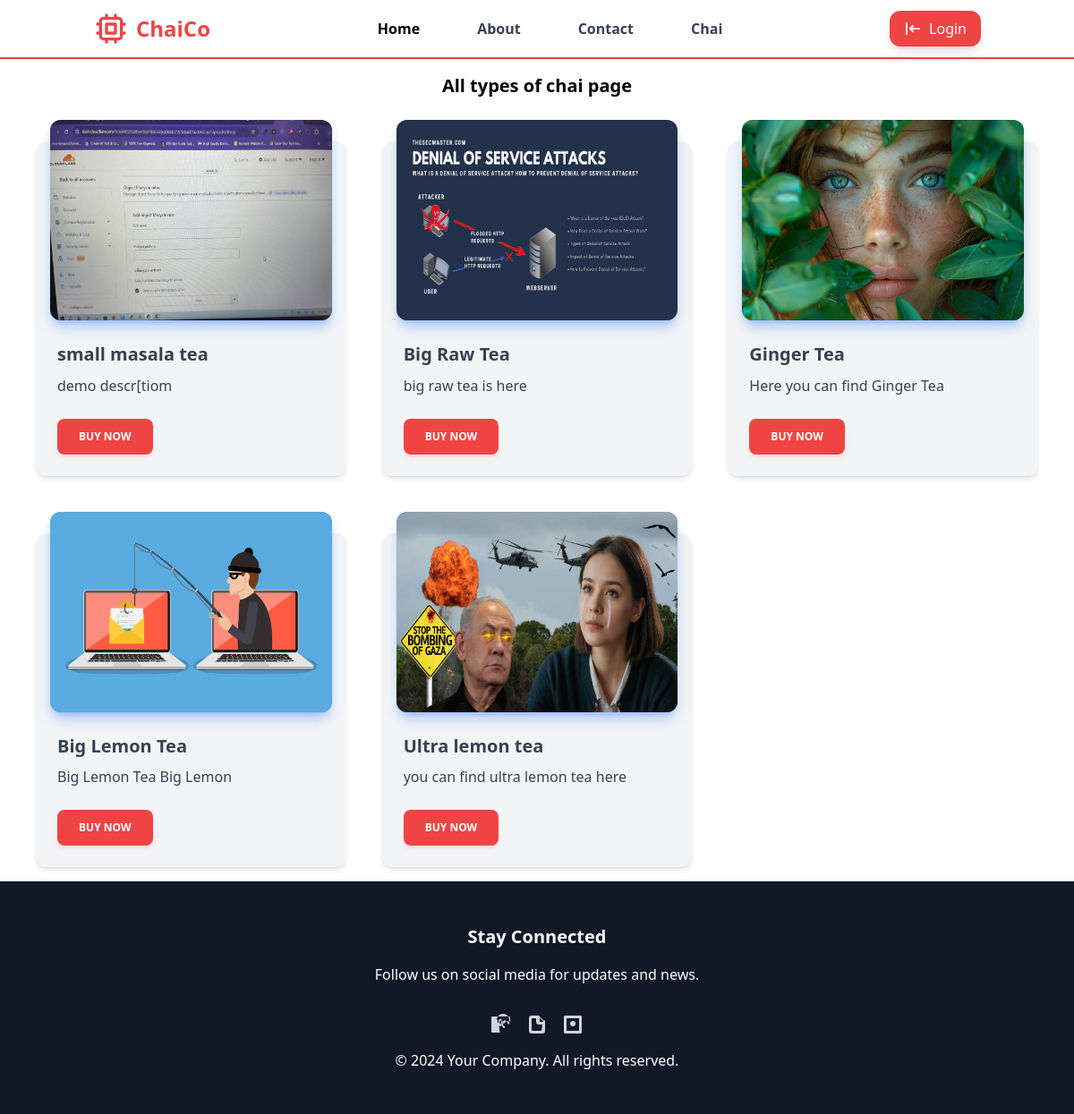
The app's page /chai/, older data.
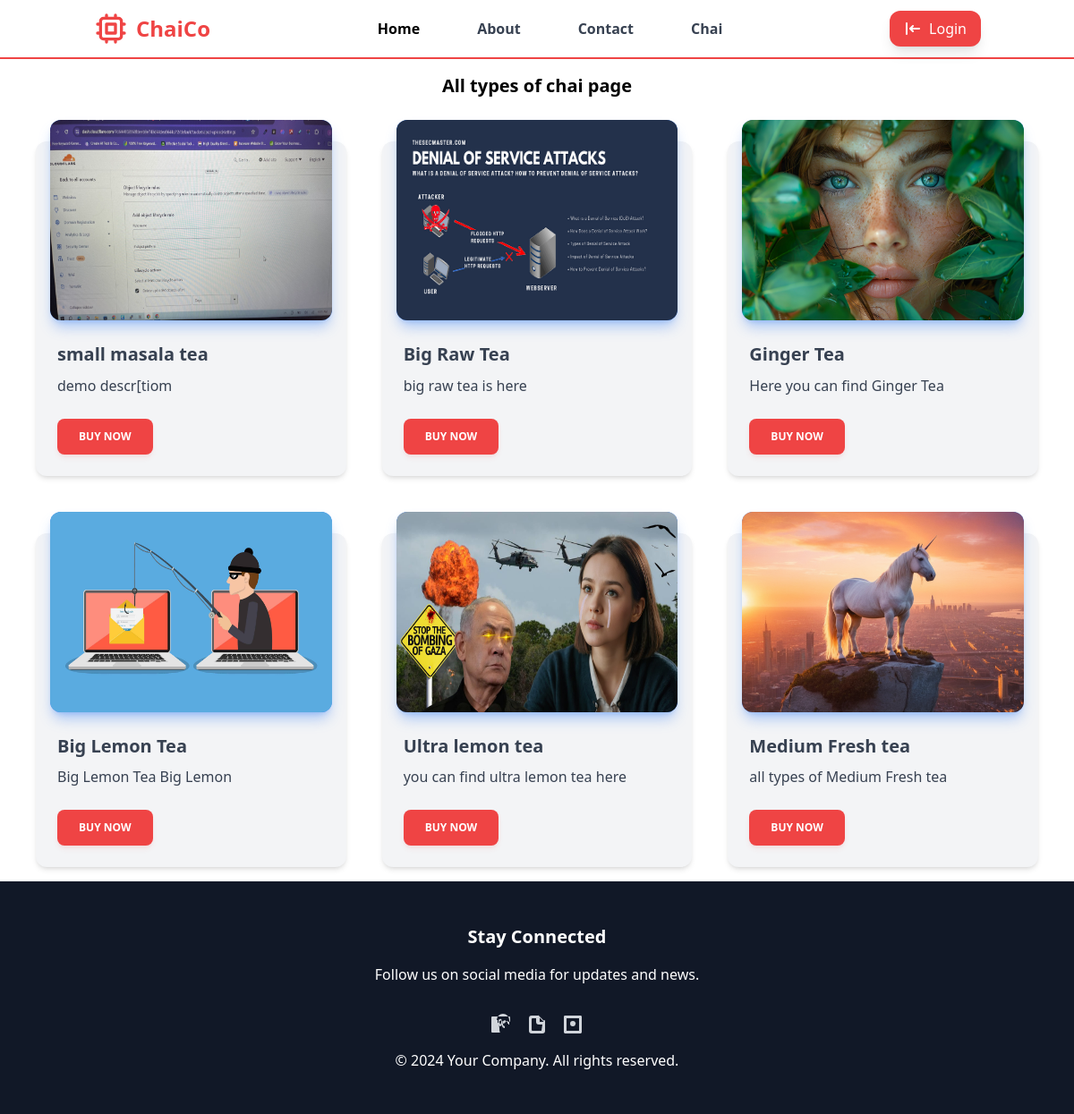
The same page, newer data.
### chai/models.py (models this page shows, shortened)
class Chaivarity(models.Model):
    Select_Chai_Type = [
        ('ML', 'Masala Tea'),
        ('GN', 'Ginger Tea'),
        ('LM', 'Leamon Tea'),
        ('RT', 'Raw Tea'),
    ]
    name = models.CharField(max_length=100)
    image = models.ImageField(upload_to='chais/')
    description = models.TextField()
    created_date = models.DateTimeField(default=timezone.now)
    cha_type = models.CharField(max_length=2, choices=Select_Chai_Type)
    DisplayField = ['name', 'description', 'chai_type']

### chai/views.py (the view)
# urls.py: path('', views.all_chai, name='all_chai'),
def all_chai(request):
    chais=Chaivarity.objects.all()
    return render(request,'chai/all_chai.html', {'chais':chais})

### chai/templates/chai/all_chai.html (shortened to what this page needs)
{% extends 'layout.html' %}
{% block content %}
<div class="bg-white text-black">
    <h1 class="text-center text-xl font-bold pt-4">All types of chai page</h1>
    <div class="grid grid-cols-3 gap-10 ml-10 mr-10 pt-6 pb-4">
        {% for chai in chais %}
        <div class="relative flex flex-col mt-6 text-gray-700 bg-gray-100 shadow-md bg-clip-border rounded-xl w-84">
            <div class="relative h-56 mx-4 -mt-6 overflow-hidden text-white shadow-lg bg-clip-border rounded-xl bg-blue-500 shadow-blue-500/40">
                <img class="rounded h-full w-full" src="{{ chai.image.url }}" alt="{{ chai.name }}">
            </div>
            <div class="p-6">
                <h5 class="block mb-2 font-sans text-xl antialiased font-semibold leading-snug tracking-normal text-blue-gray-900">
                    {{ chai.name }}
                </h5>
                <p class="block font-sans text-base antialiased font-light leading-relaxed text-inherit">
                    {{ chai.description }}
                </p>
            </div>
            <div class="p-6 pt-0">
                <a href="{% url 'chai_detail' chai.id %}" target="_blank">
                    <button class="align-middle select-none font-sans font-bold text-center uppercase transition-all disabled:opacity-50 disabled:shadow-none disabled:pointer-events-none text-xs py-3 px-6 rounded-lg bg-red-500 text-white shadow-md shadow-red-500/10 hover:shadow-lg hover:shadow-red-500/20 focus:opacity-[0.85] focus:shadow-none active:opacity-[0.85] active:shadow-none" type="button">Buy Now</button>
                </a>
            </div>
        </div>
        {% endfor %}
    </div>
</div>
{% endblock %}

Row changes from the older to the newer data that the page shows:
added Chaivarity: image (picture), name "Medium Fresh tea", description "all types of Medium Fresh tea"
